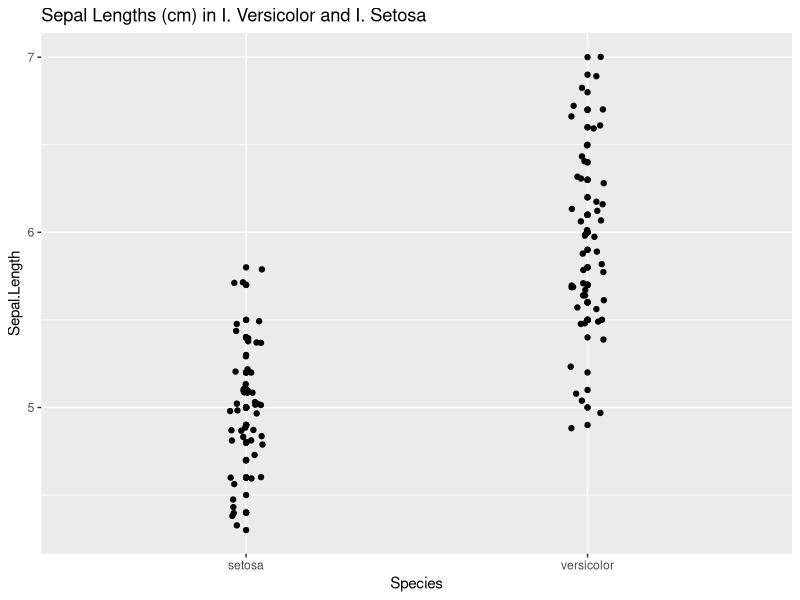
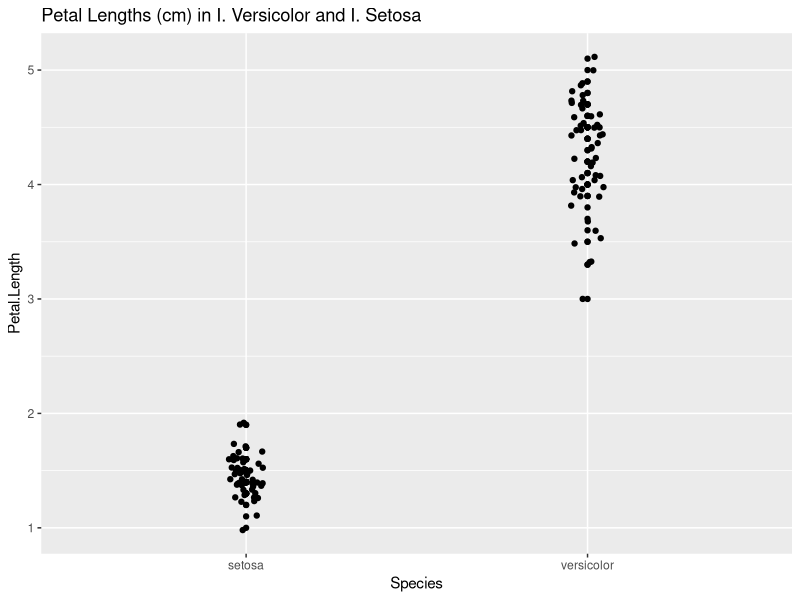
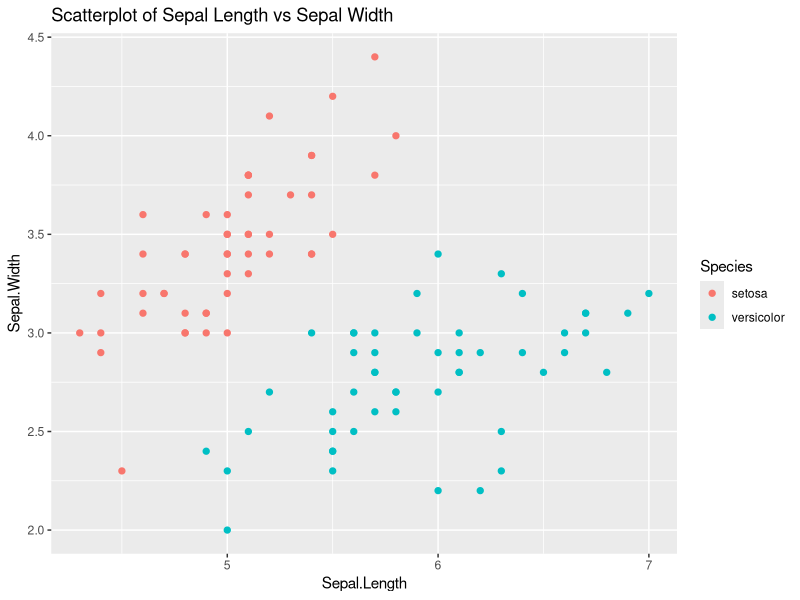
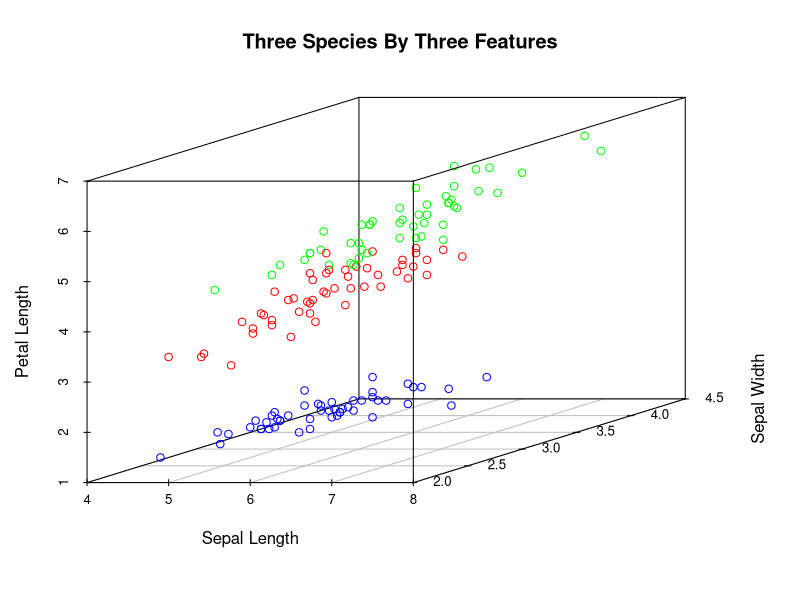
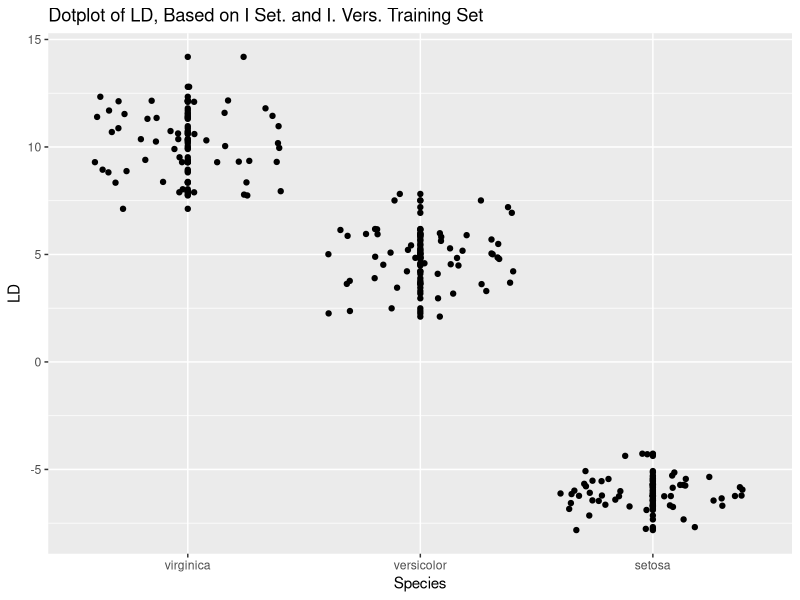

Here is the R script that generated these plots, in order:
## ---- chunk 1
knitr::opts_chunk$set(echo = TRUE)
## ---- chunk 2

library(ggplot2)
library(reshape2)
library(dplyr)
library(MASS)
library(scatterplot3d)

## ---- chunk 3
# Iris subset with only two species
vers.set <- iris %>% filter(Species == "versicolor" | Species == "setosa")

#Sepal Length
ggplot(vers.set, aes(x = Species, y = Sepal.Length)) + 
  geom_point()  + geom_jitter(width = .05) + 
  labs(title = "Sepal Lengths (cm) in I. Versicolor and I. Setosa")


#Petal Length
ggplot(vers.set, aes(x = Species, y = Petal.Length)) + 
  geom_point()  + geom_jitter(width = .05) +
  labs(title = "Petal Lengths (cm) in I. Versicolor and I. Setosa") 
## ---- chunk 4
t.test(vers.set$Sepal.Length ~ vers.set$Species) #Sepal Lengths
t.test(vers.set$Petal.Length ~ vers.set$Species) #Petal Lengths
## ---- chunk 5
vers.set %>% group_by(Species) %>% 
  ggplot(data=., aes(x = Sepal.Length, y = Sepal.Width), color = Species) + 
  geom_point(aes(color = Species), size = 1.8) +
  ggtitle("Scatterplot of Sepal Length vs Sepal Width")
## ---- chunk 6
lda(formula = Species ~ Sepal.Length + Sepal.Width, data = vers.set)
## ---- chunk 7
training.obs <- sample(1:100, 50, replace = F) #random observations
model.1 <- lda(formula = Species~., data = vers.set[training.obs, ]) #training
validate.1 <- predict(object = model.1, newdata = vers.set[-training.obs, ]) #validation

# How many were classified correctly?
test <- data.frame(Actual = vers.set$Species[-training.obs], Predicted = validate.1$class)
table(test$Actual, test$Predicted)
## ---- chunk 8
#add color vector to iris
iris$color[iris$Species == "setosa"] <- "blue"
iris$color[iris$Species == "versicolor"] <- "red"
iris$color[iris$Species == "virginica"] <- "green"


scatterplot3d(iris$Sepal.Length, 
              y = iris$Sepal.Width, 
              z = iris$Petal.Length,
              color = iris$color,
              main = "Three Species By Three Features",
              xlab = "Sepal Length", ylab = "Sepal Width",
              zlab = "Petal Length", angle = 30
              )
## ---- chunk 9
virginica.ld <- predict(object = model.1, newdata = iris[iris$Species == "virginica",-6])
setosa.ld <- predict(object = model.1, newdata = iris[iris$Species == "setosa",-6])
versicolor.ld <- predict(object = model.1, newdata = iris[iris$Species == "versicolor",-6])


lds <- data.frame(virginica.ld$x, versicolor.ld$x, setosa.ld$x)
colnames(lds) <- c("virginica", "versicolor", "setosa")
lds <- melt(lds)

ggplot(lds, aes(x = variable, y= value )) + 
  geom_point() + 
  geom_jitter() + 
  labs(title = "Dotplot of LD, Based on I Set. and I. Vers. Training Set",
       y = "LD",
       x= "Species")
## ---- chunk 10
iris <- iris[ ,-6] #remove color vector from earlier
training.2 <- sample(1:150, 75, replace = F) #random observations
model.2 <- lda(formula = Species~., data = iris[training.2, ], prior = c(1,1,1)/3) #training
validate.2 <- predict(object = model.2, newdata = iris[-training.obs, ]) #validation
print(model.2)
## ---- chunk 11
table(iris$Species[-training.obs], validate.2$class)
